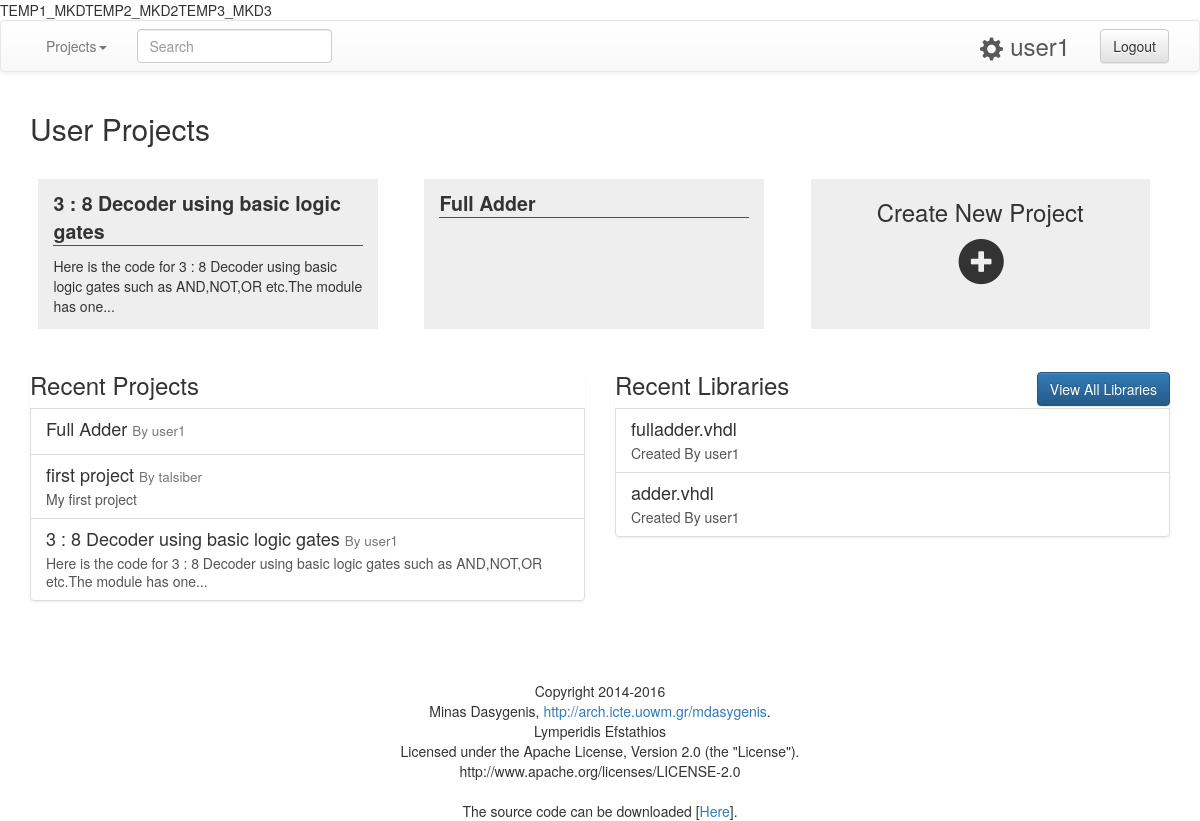
Screenshot of / (signed in) with the database file from the repository.
### tables this page shows
CREATE TABLE `projects` (
  `id` int(11) NOT NULL,
  `name` varchar(50) NOT NULL,
  `description` text NOT NULL,
  `short_code` varchar(50) NOT NULL,
  `public` tinyint(1) NOT NULL DEFAULT '1'
);

CREATE TABLE `users` (
  `id` int(11) NOT NULL,
  `username` varchar(25) NOT NULL,
  `password` varchar(32) NOT NULL,
  `email` varchar(50) NOT NULL,
  `telephone` int(10) DEFAULT NULL,
  `activated` tinyint(1) NOT NULL DEFAULT '0',
  `activ_code` int(6) NOT NULL,
  `theme` tinyint(1) NOT NULL DEFAULT '0',
  `available_space` int(6) NOT NULL DEFAULT '20'
);

CREATE TABLE `libraries` (
  `id` int(11) NOT NULL,
  `name` varchar(50) NOT NULL,
  `owner_id` int(11) NOT NULL
);

### index.php (called while the page is built, shortened)
<?php
include('loader.php');
$allowed_action=false;
if( (isset($_SESSION['vhdl_user']['loged_in']) && $_SESSION['vhdl_user']['loged_in']==1) || $allowed_action==true ){
	if( isset($_GET['action']) ){
		$included_file = $_GET['action'].'.php';
	}else{
		if($_SESSION['vhdl_user']['id'] == '0'){
			$included_file='loggedin_sid.php';
		}else{
			$included_file='loggedin.php';
		}
	}
}else{
	$included_file='loggedout.php';
}
include('theme/header.php');
include('pages/'.$included_file);
include('theme/footer.php');
if(isset($_GET)){
	var_dump($_GET);
}
if(isset($_POST)){
	var_dump($_POST);
}
if(isset($_SESSION)){
	var_dump($_SESSION);
}
?>

### classes/Database.php (called while the page is built, shortened)
<?php
class Database {
	public $conn;
	public function __construct(){
		$db_host="localhost";
		$db_username="root";
		$db_password="";
		$db_name="vhdl_compiler";
		try{
			$this->conn = new PDO("mysql:host=$db_host;dbname=$db_name;charset=utf8",$db_username,$db_password);
		}
			catch(PDOException $pe){
			die('Connection error:' . $pe->getmessage());
		}
	}
	public function get_user_projects($user_id) {
		$query = "SELECT projects.* FROM projects_editors INNER JOIN projects ON projects_editors.project_id = projects.id WHERE projects_editors.user_id = '".$user_id."' AND user_type='1'";
		$statement = $this->conn->prepare($query);
		$statement->execute();
		return $statement->fetchAll();
	}
	public function get_latest_projects($num) {
		$query = "SELECT projects.*, users.username as owner FROM projects JOIN projects_editors ON projects.id = projects_editors.project_id JOIN users ON users.id = projects_editors.user_id WHERE projects_editors.user_type = '1' AND projects.public = '1' ORDER BY projects.id DESC LIMIT ".$num;
		$statement = $this->conn->prepare($query);
		$statement->execute();
		return $statement->fetchAll();
	}
	public function get_latest_libraries($name,$num,$begin) {
		$query = "SELECT libraries.*, users.username as owner FROM libraries JOIN users ON libraries.owner_id = users.id WHERE name LIKE '".$name."%' ORDER BY libraries.id DESC LIMIT ".$num.",".$begin;
		$statement = $this->conn->prepare($query);
		$statement->execute();
		return $statement->fetchAll();
	}
}
?>

### loader.php (called while the page is built, shortened)
<?php
$protocol = (!empty($_SERVER['HTTPS']) && $_SERVER['HTTPS'] !== 'off' || $_SERVER['SERVER_PORT'] == 443) ? "https://" : "http://";
$BASE_URL = $protocol.$_SERVER['SERVER_NAME']."/vhdl";
require_once('classes/Database.php');
require_once('classes/User.php');
require_once('classes/General.php');
require_once('functions.php');
$db = new Database;
$gen = new General;
if( isset($_SESSION['vhdl_user']) ){
	$user = new User($_SESSION['vhdl_user']);
}
?>

### classes/User.php (called while the page is built, shortened)
<?php
class User {
	public function __construct($vhdl_user){
		$this->username = $vhdl_user['username'];
		$this->id = $vhdl_user['id'];
	}
}
?>

### classes/General.php (called while the page is built, shortened)
<?php
class General {
	public function fix_string_length($string){
		if( strlen($string) >105 ){
			$output = substr($string,0,105);
			$output = substr($output,0, strrpos($output,' ') )."...";
		}else{
			$output = $string;
		}
		return $output;
	}
}
?>

### pages/extra/list-new-projects.php (the view, shortened to what this page needs)
<?php
	$projects = $db->get_latest_projects(5);
?>
<div class="list-group">
	<h3>Recent Projects</h3>
	<?php
	foreach($projects as $project){
		$description = $gen->fix_string_length($project['description']);
		$link_project = $BASE_URL."/project/".$project['owner']."/".$project['short_code'];
	?>
		<a href="<?php echo $link_project; ?>" class="list-group-item">
			<h4 class="list-group-item-heading">
				<?php echo $project['name']; ?>
				<small> By <?php echo $project['owner']; ?></small>
			</h4>
			<p class="list-group-item-text"><?php echo $description; ?></p>
		</a>
	<?php } ?>
</div>

### pages/extra/list-user-projects.php (shortened to what this page needs)
<?php
	$projects = $db->get_user_projects($user->id);
	$proj_num = count($projects)+1;
	$last_row = $proj_num % 3;
	if($last_row!=0){
		$last_row_size = (12 / $last_row)-1;
	}else{
		$last_row_size = 11;
	}
	$j=1;
?>
<h2>User Projects</h2>
	<?php
		$i=0;
		$size='col-sm-3';
		echo '<div class="row">';
		foreach ($projects as $project) {
			$thresshold = $last_row+$j;
			$description = $gen->fix_string_length($project['description']);
			if( $thresshold <= $proj_num){
				$size='col-sm-3';
			}else{
				$size='col-sm-'.$last_row_size." center-tile-".$last_row_size;
			}
			$i++;
			echo "<div class='".$size." square-tiles' onclick='window.location=\"".$BASE_URL."/project/".$user->username."/".$project['short_code']."\";'>";
			echo "<div class='header'>".$project['name']."</div>";
			echo "<p>".$description."</p>";
			echo "</div>";
			$j++;
		}
		$thresshold = $last_row+$j;
		if( $thresshold <= $proj_num){
			$size='col-sm-3';
		}else{
			$size='col-sm-'.$last_row_size." center-tile-".$last_row_size;
		}
		if($i<=3){
			echo "<div class='".$size." square-tiles' onclick='window.location=\"".$BASE_URL."/create-project\";'><center>";
			echo "<h3>Create New Project</h3>";
			echo '<span class="glyphicon glyphicon-plus-sign pointer very-strong" aria-hidden="true"></span></center></div></div>';
		}else{
			echo "<div class='row'><div class='".$size." square-tiles' onclick='window.location=\"".$BASE_URL."/create-project\";'><center>";
			echo "<h3>Create New Project</h3>";
			echo '<span class="glyphicon glyphicon-plus-sign pointer very-strong" aria-hidden="true"></span></center></div></div></div>';
		}
	?>

### pages/extra/list-new-libraries.php (shortened to what this page needs)
<?php
	$libraries = $db->get_latest_libraries("",0,5);
?>
<div class="list-group">
	<a href='<?php echo $BASE_URL; ?>/libraries' class="btn btn-primary btn-outline pull-right" role="button">View All Libraries </a>
	<h3>Recent Libraries</h3>
	<?php
	foreach($libraries as $library){
		$link_library = $BASE_URL."/libraries/".$library['name'];
	?>
		<a href="<?php echo $link_library; ?>" class="list-group-item">
			<h4 class="list-group-item-heading">
				<?php echo $library['name']; ?>
			</h4>
			<p class="list-group-item-text"> Created By <?php echo $library['owner']; ?></p>
		</a>
	<?php } ?>
</div>

### theme/css/style.css (style rules this page uses)
.square-tiles { background-color: #eee; margin: 2%; height: 150px; cursor:pointer; overflow-y: hidden; min-width: 29%; }
.square-tiles .header { font-size: 1.4em; font-weight: bold; margin: 10px 0 10px 0; border-bottom: 1px solid #505050; }
.pointer { cursor:pointer; }
.very-strong { font-weight: bold; font-size: 45px; margin-top: 5px; }

### rows the page displays
projects: name "3 : 8 Decoder using basic logic gates", description "Here is the code for 3 : 8 Decoder using basic logic gates such as AND,NOT,OR etc.The module has one...", users.username "user1"
projects: name "Full Adder", users.username "user1"
projects: name "first project", users.username "talsiber", description "My first project"
libraries: name "fulladder.vhdl", owner.username "user1"
libraries: name "adder.vhdl", owner.username "user1"

### other values shown
$_SESSION['vhdl_user']['username'] "user1"
